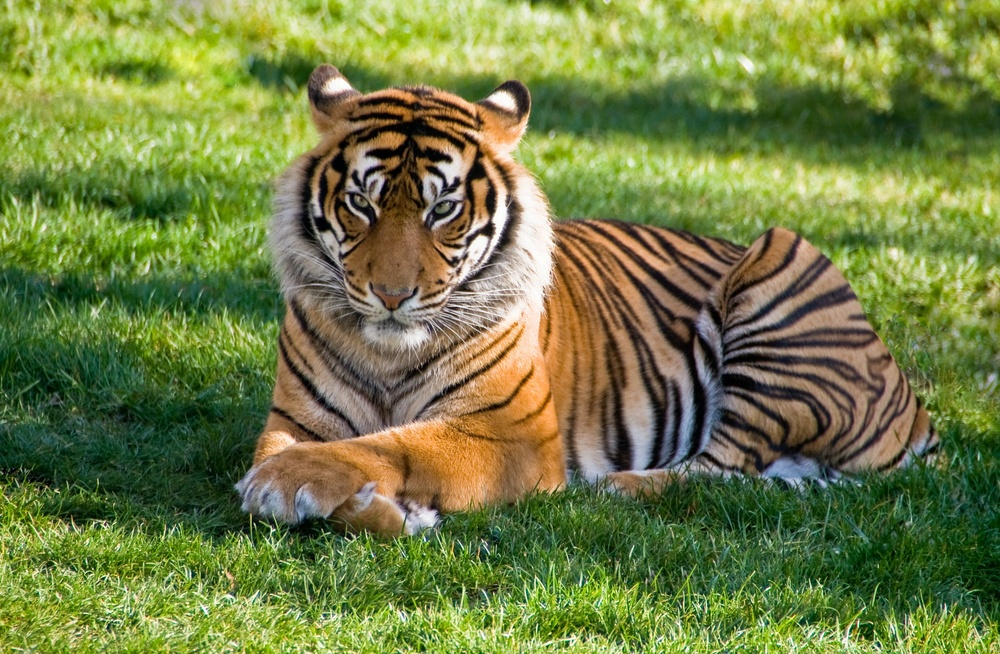
#> input picture image/tiger.jpeg, 1000 x 654 px, shrunk from 2292 x 1500 before the run, found by its file name
$ jupyter execute Assignment3.ipynb
#> lines starting #> are read from the running program, lines starting #| are printed output that depends on the picture
[cell 1]
import matplotlib.pyplot as plt
import numpy as np
import cv2 as cv

# Reading Image

[cell 2]
def read_image():
    path = "/media/rifat/STUDY/4-1/LAB/Image_Processing/image/tiger.jpeg"
    img = plt.imread(path)
#> img is the input picture: shape (654, 1000, 3); mean R, G, B 114.6, 126.5, 68.1
    plt.title("Orginal image")
    plt.imshow(img)
    grayscal = cv.cvtColor(img,cv.COLOR_RGB2GRAY)
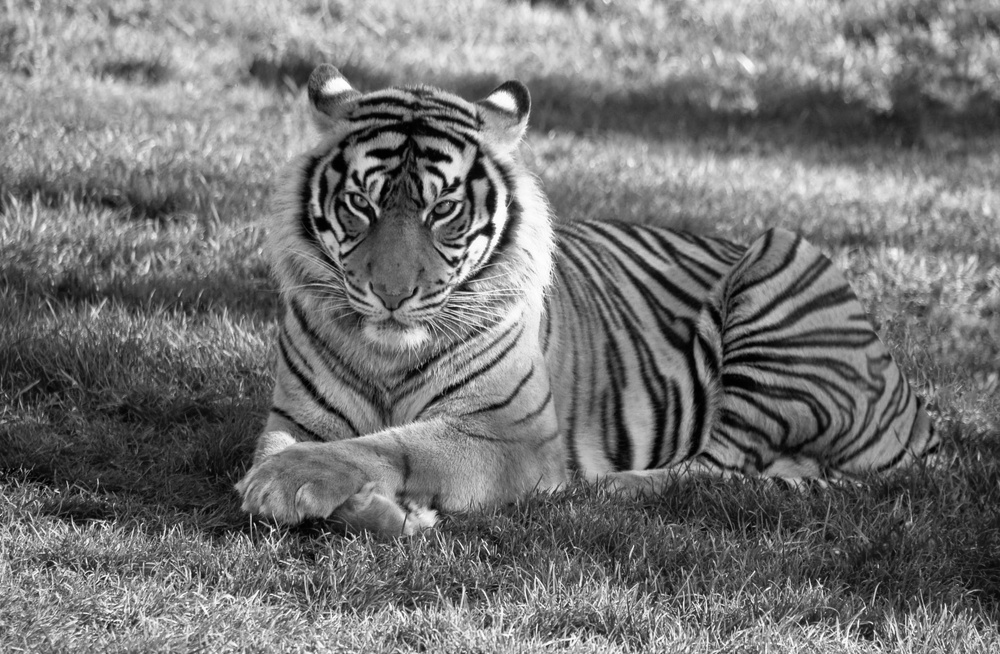
#> grayscal: shape (654, 1000); min 0, max 255, mean 116.3

    return img, grayscal

# Building Kernel

[cell 3]
def kernel_build():
    kernel1 = np.array([[0, 1, 0], [1, 1, 1], [0, 1, 0]])
    kernel2 = np.array([[1, 0, 0], [0, 1, 0], [0, 0, 1]])
    kernel3 = np.array([[2, 1, 0], [1, 0, -1], [0, 1, -2]])
    kernel4 = np.array([[-1, -1, -1], [-1, 8, -1], [-1, -1, -1]])
    kernel5 = np.array([[1, 2 , 1], [0, 0 , 0], [-1, -2 , -1]])
    kernel6 = np.array([[-1, -1, 2], [-1, 2, -1], [-1, -1, 2]])
    kernel = [kernel1,kernel2,kernel3,kernel4,kernel5,kernel6]
    return kernel

# Applying Kernel Over image

[cell 4]
def image_build(grayscl, kernel):
    image1 = cv.filter2D(grayscal,-1,kernel[0])
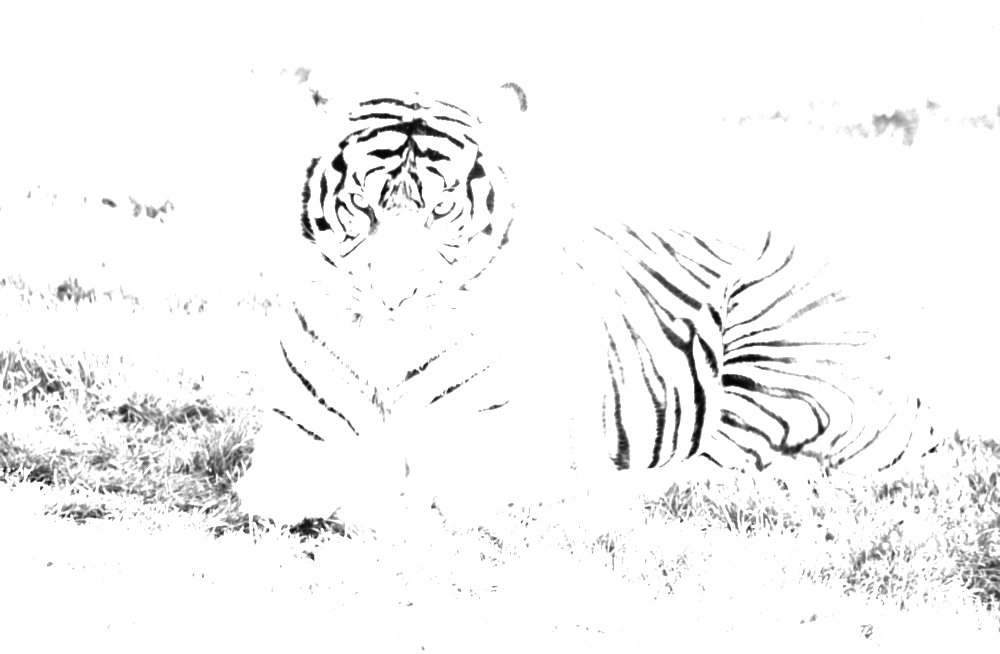
#> image1: shape (654, 1000); min 2, max 255, mean 245.8
    image2 = cv.filter2D(grayscal,-1,kernel[1])
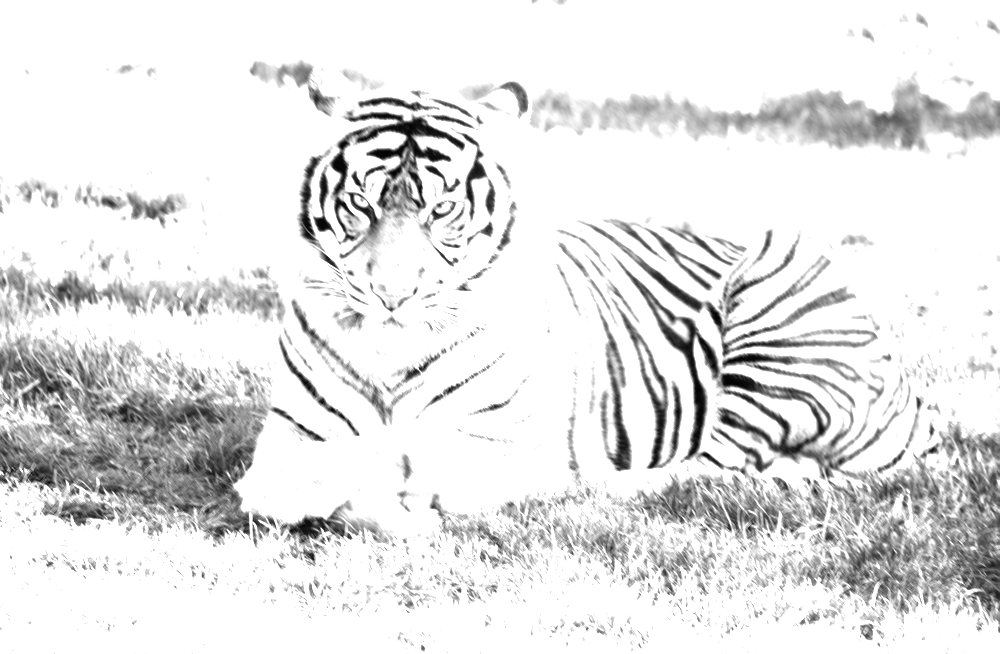
#> image2: shape (654, 1000); min 0, max 255, mean 228.2
    image3 = cv.filter2D(grayscal,-1,kernel[2])
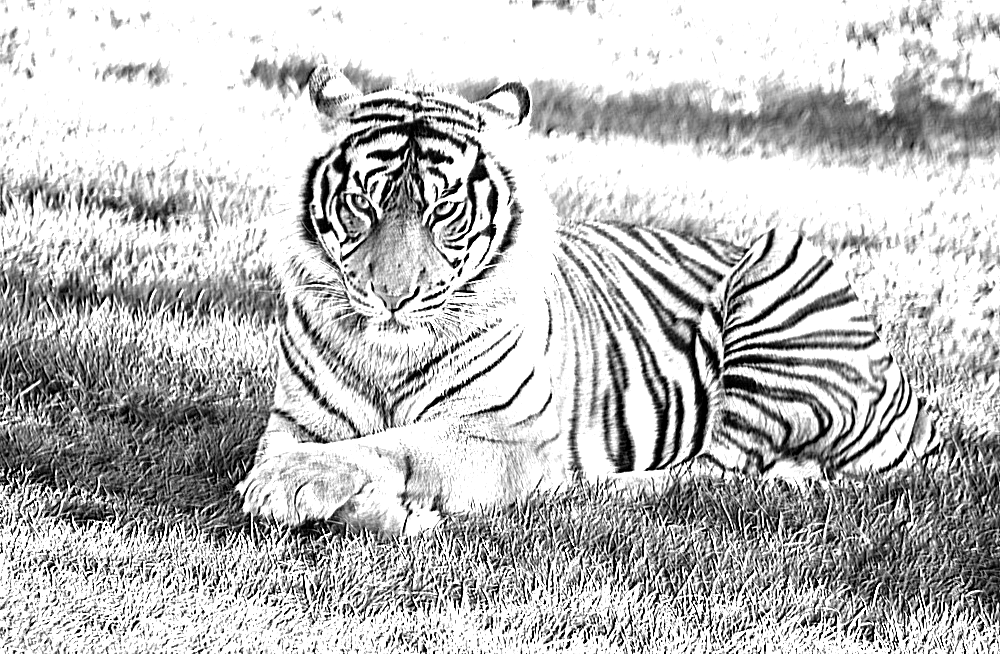
#> image3: shape (654, 1000); min 0, max 255, mean 190.4
    image4 = cv.filter2D(grayscal,-1,kernel[3])
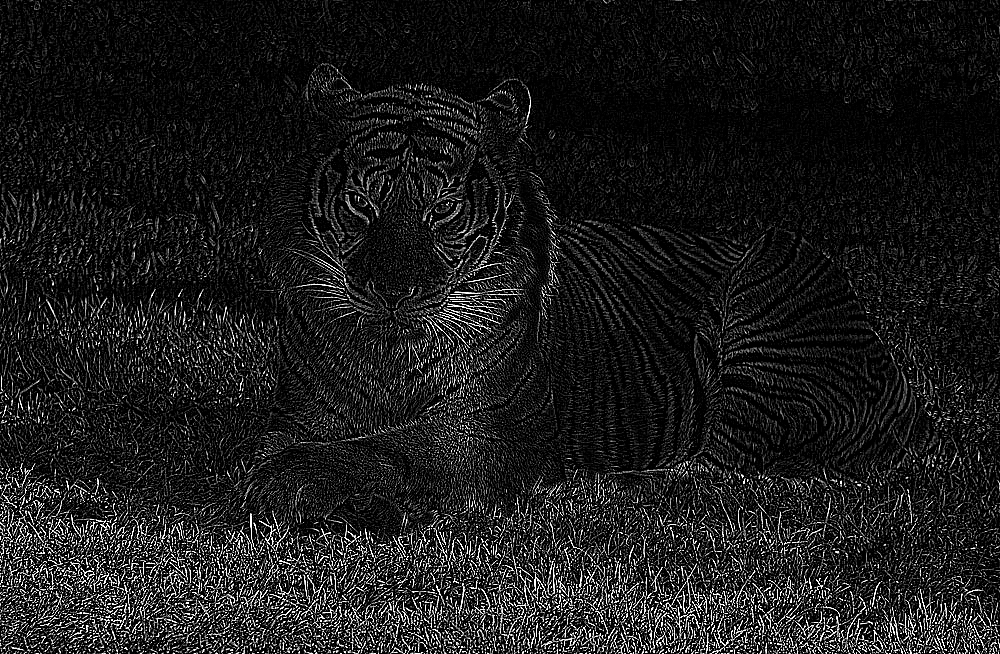
#> image4: shape (654, 1000); min 0, max 255, mean 28.1
    image5 = cv.filter2D(grayscal,-1,kernel[4])
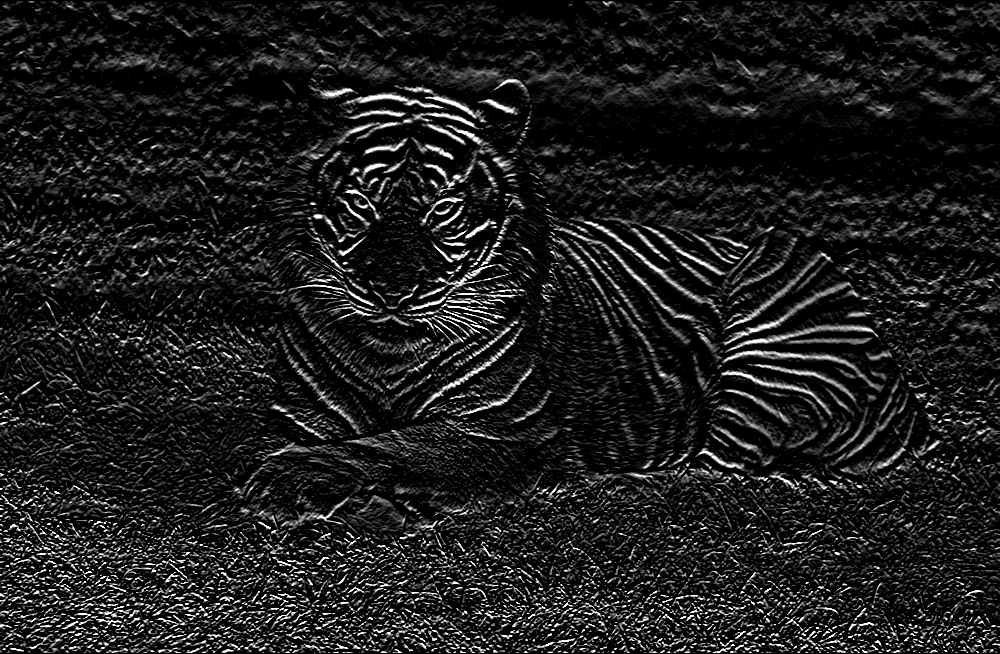
#> image5: shape (654, 1000); min 0, max 255, mean 28.8
    image6 = cv.filter2D(grayscal,-1,kernel[5])
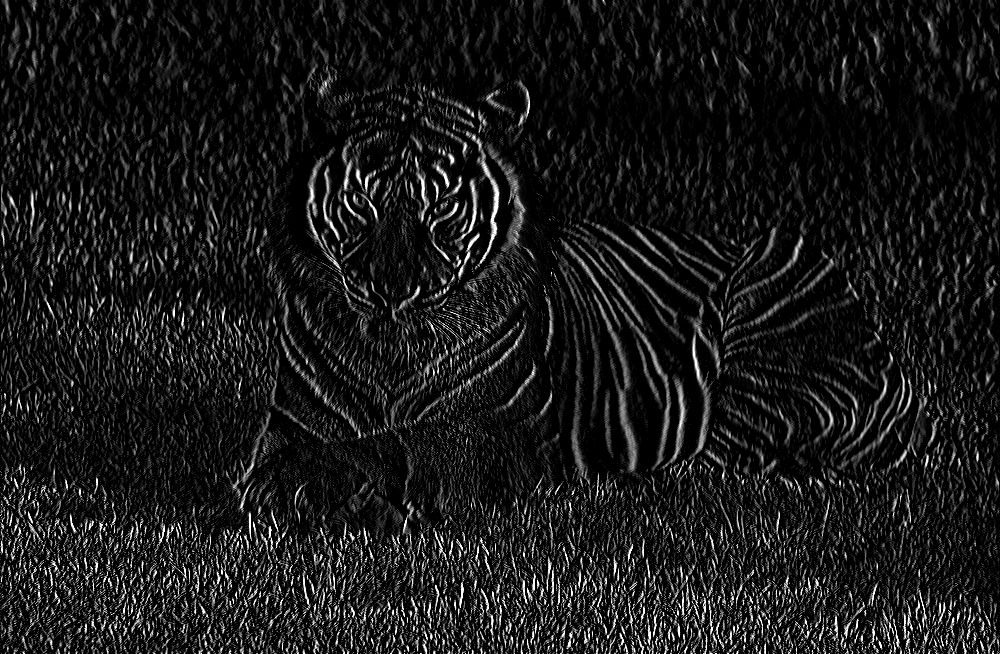
#> image6: shape (654, 1000); min 0, max 255, mean 25
    image = [image1,image2,image3,image4,image5,image6]
    return image

# Ploting New Images

[cell 5]
def plot_img(img_set):
    n = len(img_set)
    plt.figure(figsize = (16, 10))
    for i in range(n):
        img = img_set[i]
        ch = len(img.shape)
        plt.subplot(2, 3, i + 1)
        plt.imshow(img_set[i], cmap = 'gray')
    plt.show()

[cell 6]
if __name__ == "__main__":
    img, grayscal = read_image()
    kernel = kernel_build()
    new_image = image_build(grayscal, kernel)
#> new_image = 6 items
    plot_img(new_image)
#> in plot_img, `n = len(img_set)`: n = 6

$ run again, with image/paddy.jpeg copied over image/tiger.jpeg
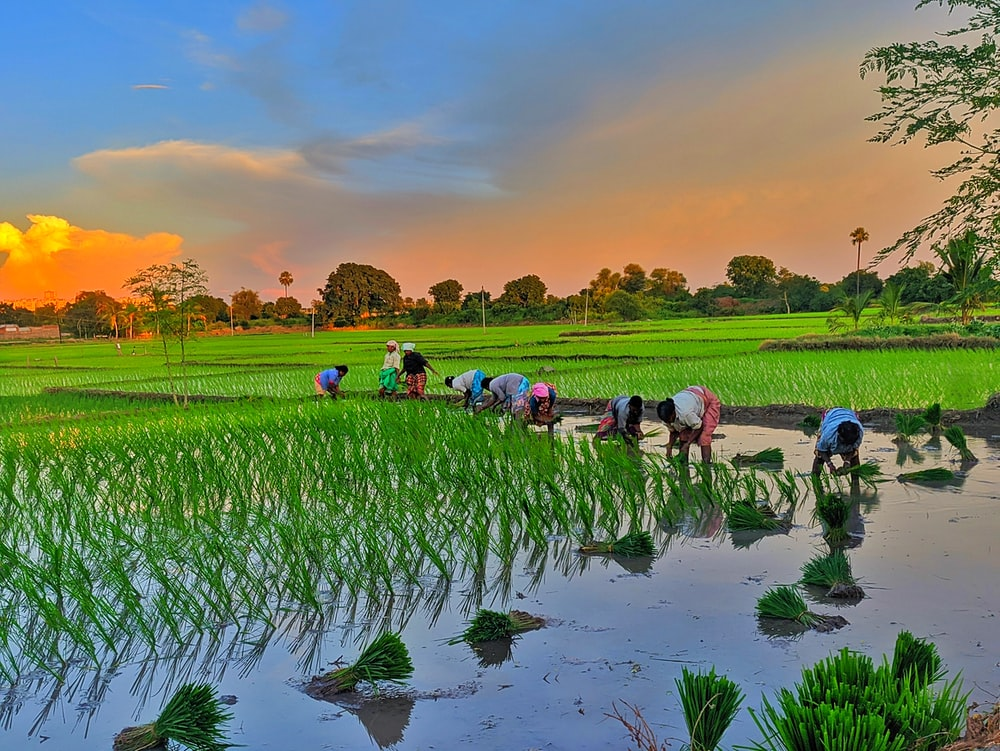
#> input picture image/paddy.jpeg, 1000 x 751 px, found by its file name
#> in read_image, img is the input picture: shape (751, 1000, 3); mean R, G, B 112.2, 127, 101.8
#> in image_build, `image3 = cv.filter2D(grayscal,-1,kernel[2])`:
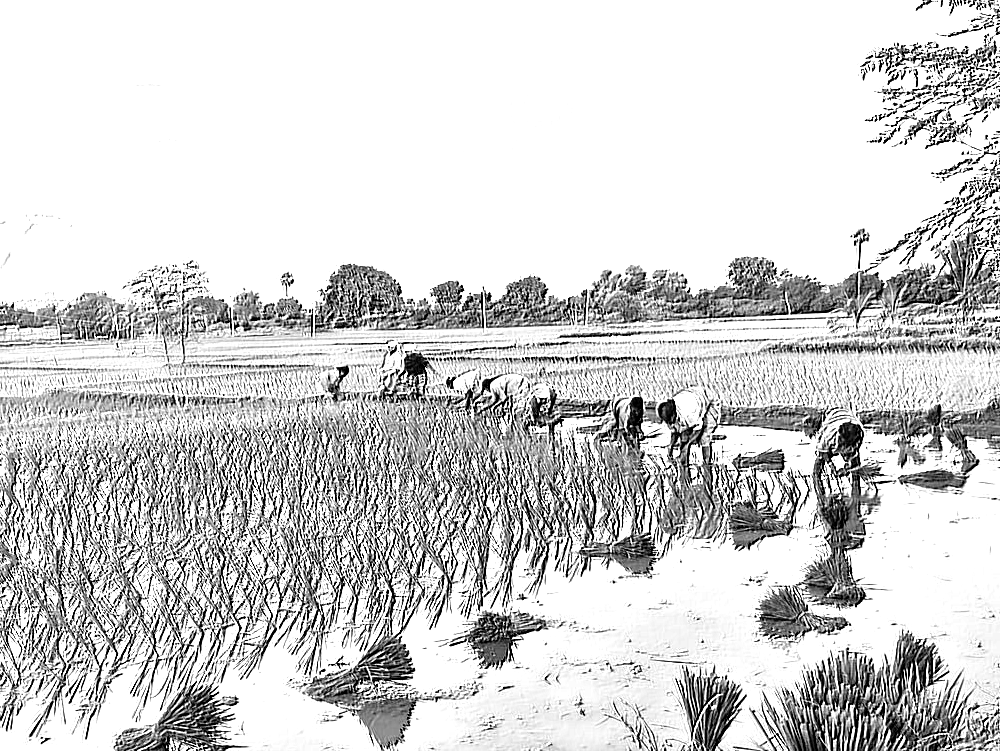
#> image3: shape (751, 1000); min 0, max 255, mean 208.3
#> in image_build, `image6 = cv.filter2D(grayscal,-1,kernel[5])`:
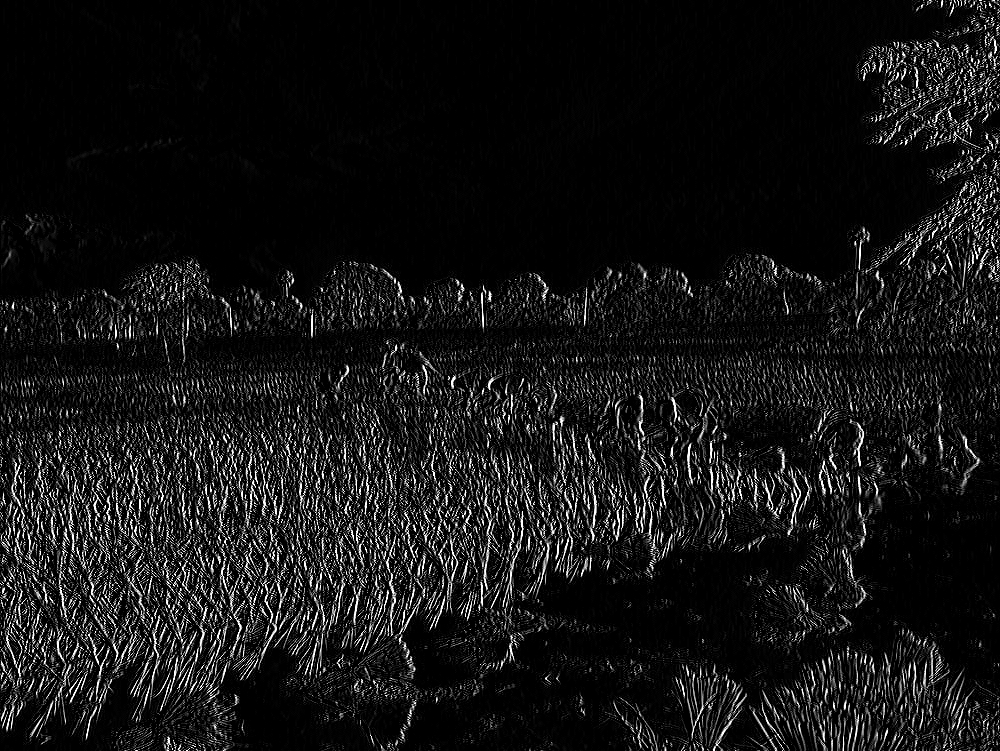
#> image6: shape (751, 1000); min 0, max 255, mean 21.1
#> new_image = 6 items
#> n = 6

$ run again, with image/1.jpg copied over image/tiger.jpeg
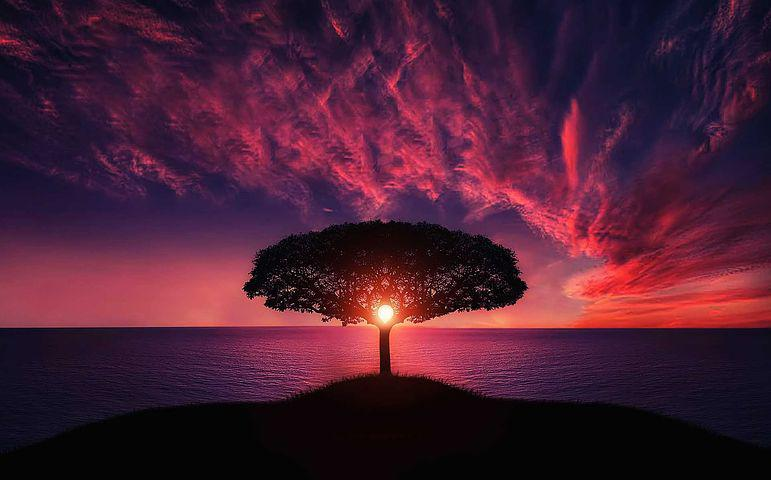
#> input picture image/1.jpg, 771 x 480 px, found by its file name
#> in read_image, img is the input picture: shape (480, 771, 3); mean R, G, B 73.7, 30.4, 51.4
#> in image_build, `image3 = cv.filter2D(grayscal,-1,kernel[2])`:
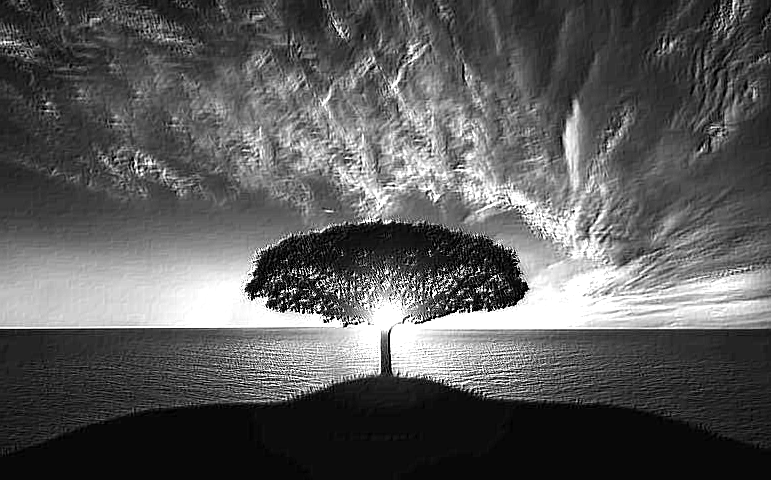
#> image3: shape (480, 771); min 0, max 255, mean 90.4
#> in image_build, `image6 = cv.filter2D(grayscal,-1,kernel[5])`:
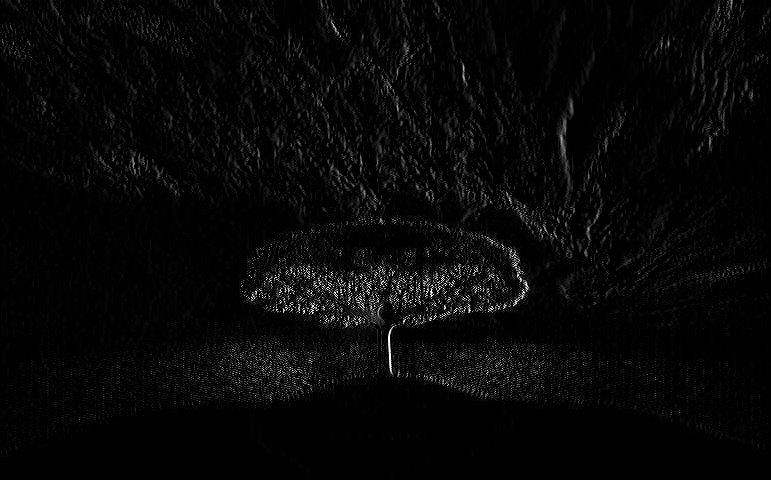
#> image6: shape (480, 771); min 0, max 255, mean 6.5
#> new_image = 6 items
#> n = 6
